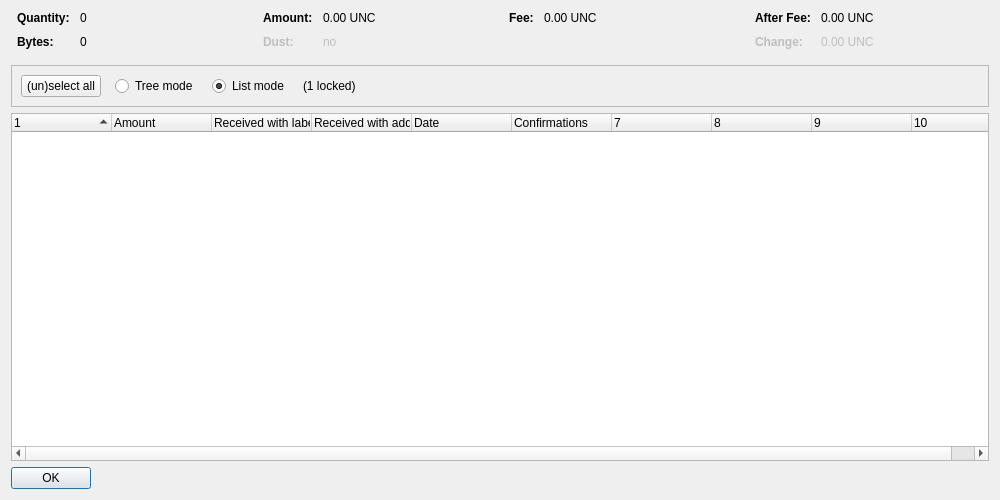
<?xml version="1.0" encoding="UTF-8"?>
<ui version="4.0">
 <class>CoinControlDialog</class>
 <widget class="QDialog" name="CoinControlDialog">
  <property name="geometry">
   <rect>
    <x>0</x>
    <y>0</y>
    <width>1000</width>
    <height>500</height>
   </rect>
  </property>
  <property name="windowTitle">
   <string>Coin Selection</string>
  </property>
  <layout class="QVBoxLayout" name="verticalLayout">
   <item>
    <layout class="QHBoxLayout" name="horizontalLayoutTop" stretch="0,0,0,0">
     <property name="topMargin">
      <number>0</number>
     </property>
     <property name="bottomMargin">
      <number>10</number>
     </property>
     <item>
      <layout class="QFormLayout" name="formLayoutCoinControl1">
       <property name="horizontalSpacing">
        <number>10</number>
       </property>
       <property name="verticalSpacing">
        <number>10</number>
       </property>
       <property name="leftMargin">
        <number>6</number>
       </property>
       <property name="rightMargin">
        <number>6</number>
       </property>
       <item row="0" column="0">
        <widget class="QLabel" name="labelCoinControlQuantityText">
         <property name="font">
          <font>
           <weight>75</weight>
           <bold>true</bold>
          </font>
         </property>
         <property name="text">
          <string>Quantity:</string>
         </property>
        </widget>
       </item>
       <item row="0" column="1">
        <widget class="QLabel" name="labelCoinControlQuantity">
         <property name="cursor">
          <cursorShape>IBeamCursor</cursorShape>
         </property>
         <property name="contextMenuPolicy">
          <enum>Qt::ActionsContextMenu</enum>
         </property>
         <property name="text">
          <string notr="true">0</string>
         </property>
         <property name="textInteractionFlags">
          <set>Qt::LinksAccessibleByMouse|Qt::TextSelectableByKeyboard|Qt::TextSelectableByMouse</set>
         </property>
        </widget>
       </item>
       <item row="1" column="0">
        <widget class="QLabel" name="labelCoinControlBytesText">
         <property name="font">
          <font>
           <weight>75</weight>
           <bold>true</bold>
          </font>
         </property>
         <property name="text">
          <string>Bytes:</string>
         </property>
        </widget>
       </item>
       <item row="1" column="1">
        <widget class="QLabel" name="labelCoinControlBytes">
         <property name="cursor">
          <cursorShape>IBeamCursor</cursorShape>
         </property>
         <property name="contextMenuPolicy">
          <enum>Qt::ActionsContextMenu</enum>
         </property>
         <property name="text">
          <string notr="true">0</string>
         </property>
         <property name="textInteractionFlags">
          <set>Qt::LinksAccessibleByMouse|Qt::TextSelectableByKeyboard|Qt::TextSelectableByMouse</set>
         </property>
        </widget>
       </item>
      </layout>
     </item>
     <item>
      <layout class="QFormLayout" name="formLayoutCoinControl2">
       <property name="horizontalSpacing">
        <number>10</number>
       </property>
       <property name="verticalSpacing">
        <number>10</number>
       </property>
       <property name="leftMargin">
        <number>6</number>
       </property>
       <property name="rightMargin">
        <number>6</number>
       </property>
       <item row="0" column="0">
        <widget class="QLabel" name="labelCoinControlAmountText">
         <property name="font">
          <font>
           <weight>75</weight>
           <bold>true</bold>
          </font>
         </property>
         <property name="text">
          <string>Amount:</string>
         </property>
        </widget>
       </item>
       <item row="0" column="1">
        <widget class="QLabel" name="labelCoinControlAmount">
         <property name="cursor">
          <cursorShape>IBeamCursor</cursorShape>
         </property>
         <property name="contextMenuPolicy">
          <enum>Qt::ActionsContextMenu</enum>
         </property>
         <property name="text">
          <string notr="true">0.00 UNC</string>
         </property>
         <property name="textInteractionFlags">
          <set>Qt::LinksAccessibleByMouse|Qt::TextSelectableByKeyboard|Qt::TextSelectableByMouse</set>
         </property>
        </widget>
       </item>
       <item row="1" column="0">
        <widget class="QLabel" name="labelCoinControlLowOutputText">
         <property name="enabled">
          <bool>false</bool>
         </property>
         <property name="font">
          <font>
           <weight>75</weight>
           <bold>true</bold>
          </font>
         </property>
         <property name="text">
          <string>Dust:</string>
         </property>
        </widget>
       </item>
       <item row="1" column="1">
        <widget class="QLabel" name="labelCoinControlLowOutput">
         <property name="enabled">
          <bool>false</bool>
         </property>
         <property name="cursor">
          <cursorShape>IBeamCursor</cursorShape>
         </property>
         <property name="contextMenuPolicy">
          <enum>Qt::ActionsContextMenu</enum>
         </property>
         <property name="text">
          <string notr="true">no</string>
         </property>
         <property name="textInteractionFlags">
          <set>Qt::LinksAccessibleByMouse|Qt::TextSelectableByKeyboard|Qt::TextSelectableByMouse</set>
         </property>
        </widget>
       </item>
      </layout>
     </item>
     <item>
      <layout class="QFormLayout" name="formLayoutCoinControl3">
       <property name="horizontalSpacing">
        <number>10</number>
       </property>
       <property name="verticalSpacing">
        <number>10</number>
       </property>
       <property name="leftMargin">
        <number>6</number>
       </property>
       <property name="rightMargin">
        <number>6</number>
       </property>
       <item row="0" column="0">
        <widget class="QLabel" name="labelCoinControlFeeText">
         <property name="font">
          <font>
           <weight>75</weight>
           <bold>true</bold>
          </font>
         </property>
         <property name="text">
          <string>Fee:</string>
         </property>
        </widget>
       </item>
       <item row="0" column="1">
        <widget class="QLabel" name="labelCoinControlFee">
         <property name="cursor">
          <cursorShape>IBeamCursor</cursorShape>
         </property>
         <property name="contextMenuPolicy">
          <enum>Qt::ActionsContextMenu</enum>
         </property>
         <property name="text">
          <string notr="true">0.00 UNC</string>
         </property>
         <property name="textInteractionFlags">
          <set>Qt::LinksAccessibleByMouse|Qt::TextSelectableByKeyboard|Qt::TextSelectableByMouse</set>
         </property>
        </widget>
       </item>
      </layout>
     </item>
     <item>
      <layout class="QFormLayout" name="formLayoutCoinControl4">
       <property name="horizontalSpacing">
        <number>10</number>
       </property>
       <property name="verticalSpacing">
        <number>10</number>
       </property>
       <property name="leftMargin">
        <number>6</number>
       </property>
       <property name="rightMargin">
        <number>6</number>
       </property>
       <item row="0" column="0">
        <widget class="QLabel" name="labelCoinControlAfterFeeText">
         <property name="font">
          <font>
           <weight>75</weight>
           <bold>true</bold>
          </font>
         </property>
         <property name="text">
          <string>After Fee:</string>
         </property>
        </widget>
       </item>
       <item row="0" column="1">
        <widget class="QLabel" name="labelCoinControlAfterFee">
         <property name="cursor">
          <cursorShape>IBeamCursor</cursorShape>
         </property>
         <property name="contextMenuPolicy">
          <enum>Qt::ActionsContextMenu</enum>
         </property>
         <property name="text">
          <string notr="true">0.00 UNC</string>
         </property>
         <property name="textInteractionFlags">
          <set>Qt::LinksAccessibleByMouse|Qt::TextSelectableByKeyboard|Qt::TextSelectableByMouse</set>
         </property>
        </widget>
       </item>
       <item row="1" column="0">
        <widget class="QLabel" name="labelCoinControlChangeText">
         <property name="enabled">
          <bool>false</bool>
         </property>
         <property name="font">
          <font>
           <weight>75</weight>
           <bold>true</bold>
          </font>
         </property>
         <property name="text">
          <string>Change:</string>
         </property>
        </widget>
       </item>
       <item row="1" column="1">
        <widget class="QLabel" name="labelCoinControlChange">
         <property name="enabled">
          <bool>false</bool>
         </property>
         <property name="cursor">
          <cursorShape>IBeamCursor</cursorShape>
         </property>
         <property name="contextMenuPolicy">
          <enum>Qt::ActionsContextMenu</enum>
         </property>
         <property name="text">
          <string notr="true">0.00 UNC</string>
         </property>
         <property name="textInteractionFlags">
          <set>Qt::LinksAccessibleByMouse|Qt::TextSelectableByKeyboard|Qt::TextSelectableByMouse</set>
         </property>
        </widget>
       </item>
      </layout>
     </item>
    </layout>
   </item>
   <item>
    <widget class="QFrame" name="frame">
     <property name="minimumSize">
      <size>
       <width>0</width>
       <height>40</height>
      </size>
     </property>
     <property name="frameShape">
      <enum>QFrame::StyledPanel</enum>
     </property>
     <property name="frameShadow">
      <enum>QFrame::Sunken</enum>
     </property>
     <layout class="QHBoxLayout" name="horizontalLayout">
      <item>
       <layout class="QHBoxLayout" name="horizontalLayoutPanel" stretch="0,0,0,0,0">
        <property name="spacing">
         <number>14</number>
        </property>
        <item>
         <widget class="QPushButton" name="pushButtonSelectAll">
          <property name="sizePolicy">
           <sizepolicy hsizetype="Maximum" vsizetype="Fixed">
            <horstretch>0</horstretch>
            <verstretch>0</verstretch>
           </sizepolicy>
          </property>
          <property name="text">
           <string>(un)select all</string>
          </property>
          <property name="autoDefault">
           <bool>false</bool>
          </property>
         </widget>
        </item>
        <item>
         <widget class="QRadioButton" name="radioTreeMode">
          <property name="sizePolicy">
           <sizepolicy hsizetype="Maximum" vsizetype="Fixed">
            <horstretch>0</horstretch>
            <verstretch>0</verstretch>
           </sizepolicy>
          </property>
          <property name="text">
           <string>Tree mode</string>
          </property>
         </widget>
        </item>
        <item>
         <widget class="QRadioButton" name="radioListMode">
          <property name="sizePolicy">
           <sizepolicy hsizetype="Maximum" vsizetype="Fixed">
            <horstretch>0</horstretch>
            <verstretch>0</verstretch>
           </sizepolicy>
          </property>
          <property name="text">
           <string>List mode</string>
          </property>
          <property name="checked">
           <bool>true</bool>
          </property>
         </widget>
        </item>
        <item>
         <widget class="QLabel" name="labelLocked">
          <property name="text">
           <string notr="true">(1 locked)</string>
          </property>
         </widget>
        </item>
        <item>
         <spacer name="horizontalSpacer">
          <property name="orientation">
           <enum>Qt::Horizontal</enum>
          </property>
          <property name="sizeHint" stdset="0">
           <size>
            <width>40</width>
            <height>20</height>
           </size>
          </property>
         </spacer>
        </item>
       </layout>
      </item>
     </layout>
    </widget>
   </item>
   <item>
    <widget class="CoinControlTreeWidget" name="treeWidget">
     <property name="contextMenuPolicy">
      <enum>Qt::CustomContextMenu</enum>
     </property>
     <property name="sortingEnabled">
      <bool>false</bool>
     </property>
     <property name="columnCount">
      <number>10</number>
     </property>
     <attribute name="headerShowSortIndicator" stdset="0">
      <bool>true</bool>
     </attribute>
     <attribute name="headerStretchLastSection">
      <bool>false</bool>
     </attribute>
     <column>
      <property name="text">
       <string/>
      </property>
     </column>
     <column>
      <property name="text">
       <string>Amount</string>
      </property>
     </column>
     <column>
      <property name="text">
       <string>Received with label</string>
      </property>
     </column>
     <column>
      <property name="text">
       <string>Received with address</string>
      </property>
     </column>
     <column>
      <property name="text">
       <string>Date</string>
      </property>
     </column>
     <column>
      <property name="text">
       <string>Confirmations</string>
      </property>
      <property name="toolTip">
       <string>Confirmed</string>
      </property>
     </column>
     <column>
      <property name="text">
       <string/>
      </property>
     </column>
     <column>
      <property name="text">
       <string/>
      </property>
     </column>
     <column>
      <property name="text">
       <string/>
      </property>
     </column>
     <column>
      <property name="text">
       <string/>
      </property>
     </column>
    </widget>
   </item>
   <item>
    <widget class="QDialogButtonBox" name="buttonBox">
     <property name="sizePolicy">
      <sizepolicy hsizetype="Maximum" vsizetype="Fixed">
       <horstretch>0</horstretch>
       <verstretch>0</verstretch>
      </sizepolicy>
     </property>
     <property name="orientation">
      <enum>Qt::Horizontal</enum>
     </property>
     <property name="standardButtons">
      <set>QDialogButtonBox::Ok</set>
     </property>
    </widget>
   </item>
  </layout>
 </widget>
 <customwidgets>
  <customwidget>
   <class>CoinControlTreeWidget</class>
   <extends>QTreeWidget</extends>
   <header>qt/coincontroltreewidget.h</header>
  </customwidget>
 </customwidgets>
 <resources/>
 <connections/>
</ui>
